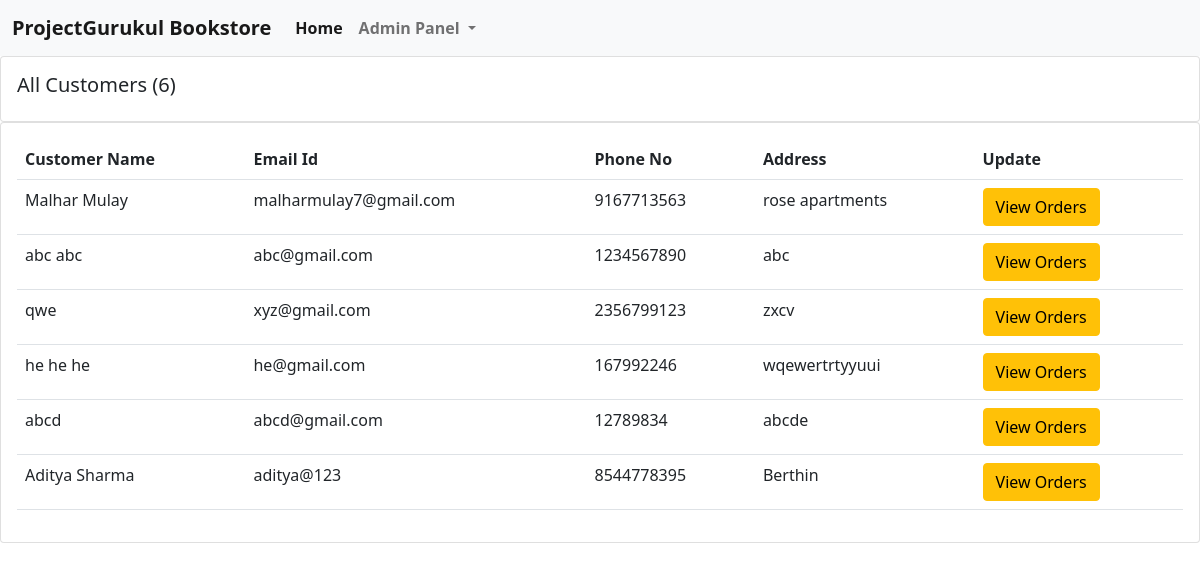
The page /customers_list/ on the database its author committed.
### books/models.py (models this page shows, shortened)
class Order(models.Model):
    user = models.ForeignKey(User, on_delete=models.CASCADE, default=1)
    items_json = models.CharField(max_length=5000, blank=True)
    price = models.IntegerField(default=0)
    name = models.CharField(max_length=100, blank=True)
    email = models.CharField(max_length=100, blank=True)
    address = models.CharField(max_length=100, default="")
    phone = models.CharField(max_length=100, blank=True)
    date = models.DateTimeField(auto_now_add=True)

### books/views.py (the view)
# urls.py: path("customers_list/", views.customers_list, name="customers_list"),
def customers_list(request):
    customers = Order.objects.all()
    customer_count = customers.count()
    return render(request, "customers_list.html", {'customers':customers, 'customer_count':customer_count})

### books/templates/customers_list.html (shortened to what this page needs)
{% extends 'admin_navbar.html' %}
{% block body %}
      <div class="row">
        <div class="col-md">
          <div class="card card-body">
            <h5>All Customers ({{customer_count}})</h5>
          </div>
          <div class="card card-body">
            <table class="table">
              <tr>
                <th>Customer Name</th>
                <th>Email Id</th>
                <th>Phone No</th>
                <th>Address</th>
                <th>Update</th>
              </tr>
              {% for customer in customers %}
                <tr>
                  <td>{{customer.name}}</td>
                  <td>{{customer.email}}</td>
                  <td>{{customer.phone}}</td>
                  <td>{{customer.address}}</td>
                  <td><a href="/customers_list/orders_{{customer.id}}/" class="btn btn-warning">View Orders</a></td>
                </tr>
              {% endfor %}
            </table>
          </div>
        </div>
      </div>
      {% endblock %}

### rows shown on the page
Order: name "Malhar Mulay", email "malharmulay7@gmail.com", phone "9167713563", address "rose apartments"
Order: name "abc abc", email "abc@gmail.com", phone "1234567890", address "abc"
Order: name "qwe", email "xyz@gmail.com", phone "2356799123", address "zxcv"
Order: name "he he he", email "he@gmail.com", phone "167992246", address "wqewertrtyyuui"
Order: name "abcd", email "abcd@gmail.com", phone "12789834", address "abcde"
Order: name "Aditya Sharma", email "aditya@123", phone "8544778395", address "Berthin"

### other values the page prints
{{ customer_count }} "6"
